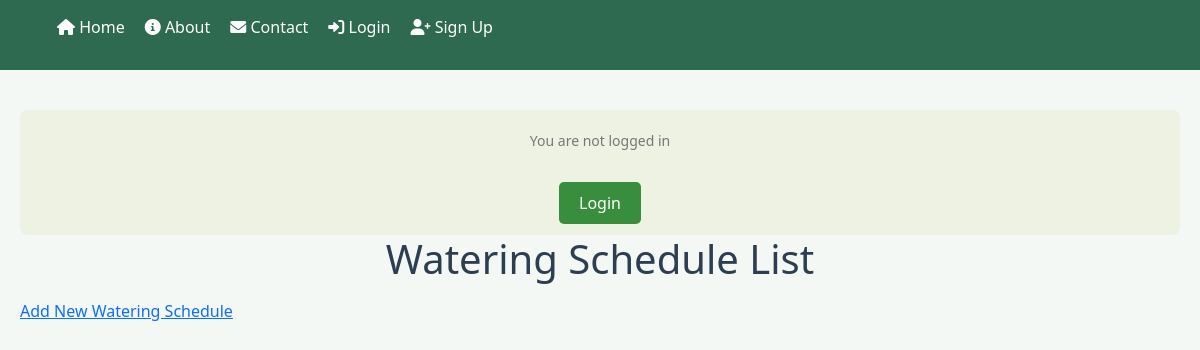
The app's page /watering-schedules/, older data.
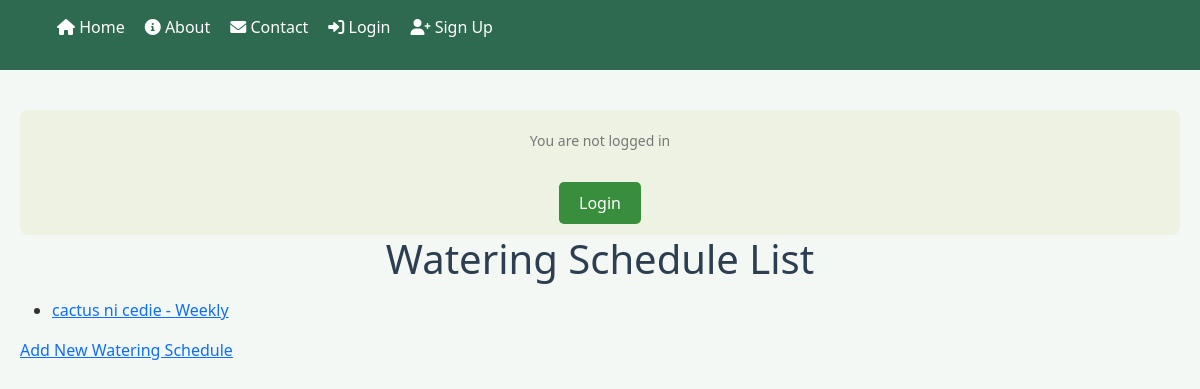
The same page, newer data.
### app/models.py (models this page shows, shortened)
class WateringSchedule(models.Model):
    plant = models.ForeignKey(Plant, on_delete=models.CASCADE)
    water_frequency = models.CharField(
        max_length=50,
        choices=[('Daily', 'Daily'), ('Weekly', 'Weekly'), ('Bi-weekly', 'Bi-weekly')],
        default='Weekly'
    )
    last_watered = models.DateField(blank=True, null=True)
    next_watering = models.DateField(blank=True, null=True)

class Plant(models.Model):
    name = models.CharField(max_length=100)
    type = models.CharField(max_length=100)
    care_instructions = models.TextField(blank=True, null=True)
    user = models.ForeignKey(settings.AUTH_USER_MODEL, on_delete=models.CASCADE)
    image = models.ImageField(upload_to='plant_images/', blank=True, null=True)

### app/views.py (the view)
# urls.py: path('watering-schedules/', WateringScheduleListView.as_view(), name='watering_schedule_list'),
class WateringScheduleListView(ListView):
    model = WateringSchedule
    template_name = 'schedule/watering_schedule_list.html'
    context_object_name = 'schedules'

### app/templates/schedule/watering_schedule_list.html
{% extends 'app/base.html' %}
{% block content %}
    <h1>Watering Schedule List</h1>
    <ul>
        {% for schedule in schedules %}
            <li><a href="{% url 'watering_schedule_detail' schedule.pk %}">{{ schedule.plant.name }} - {{ schedule.water_frequency }}</a></li>
        {% endfor %}
    </ul>
    <a href="{% url 'watering_schedule_create' %}">Add New Watering Schedule</a>
{% endblock content %}

Row changes from the older to the newer data that the page shows:
added WateringSchedule: plant.name "cactus ni cedie", water_frequency "Weekly"
